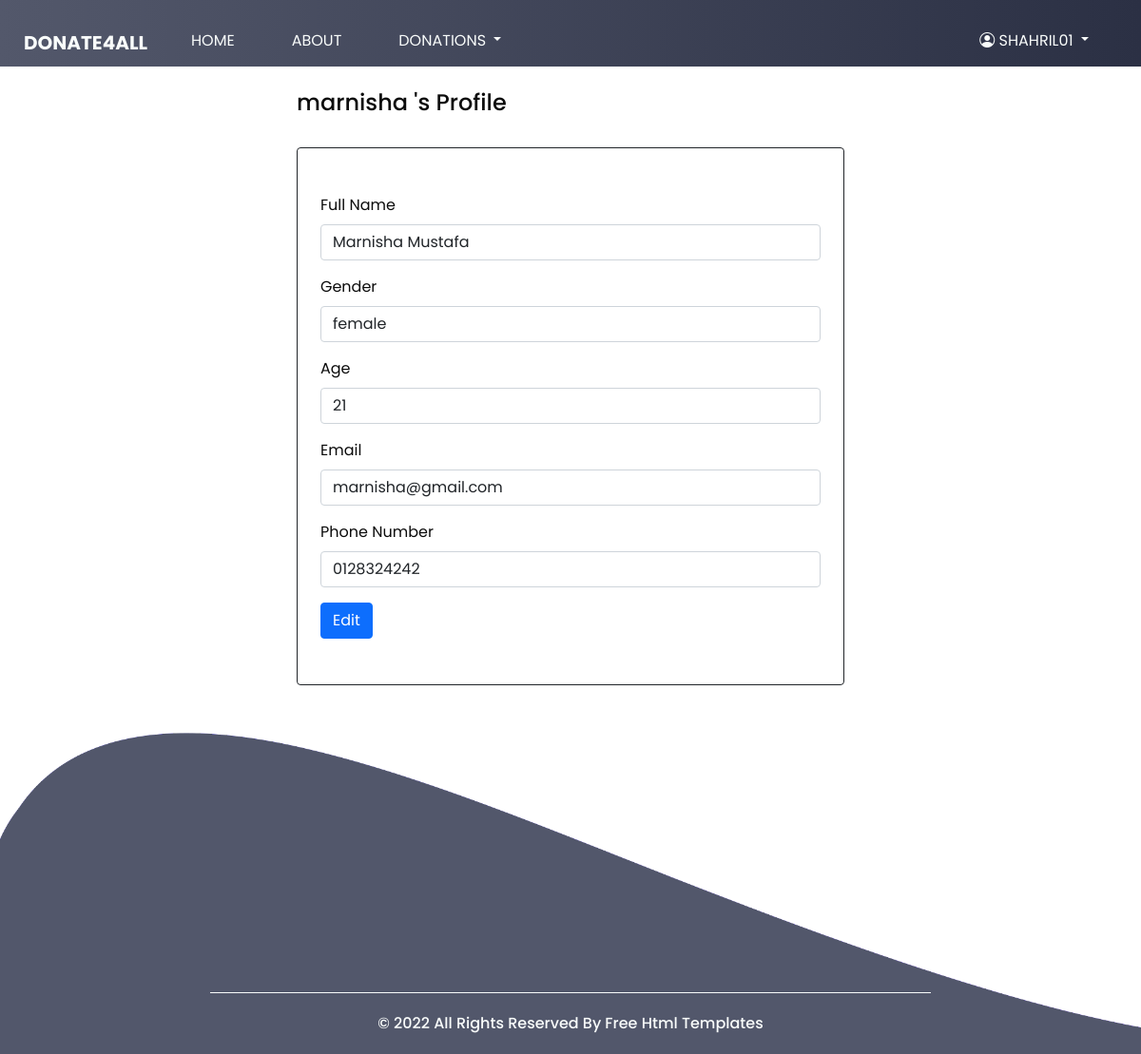
The page /Recipient/editprofile.php (signed in) on the database as committed earlier.
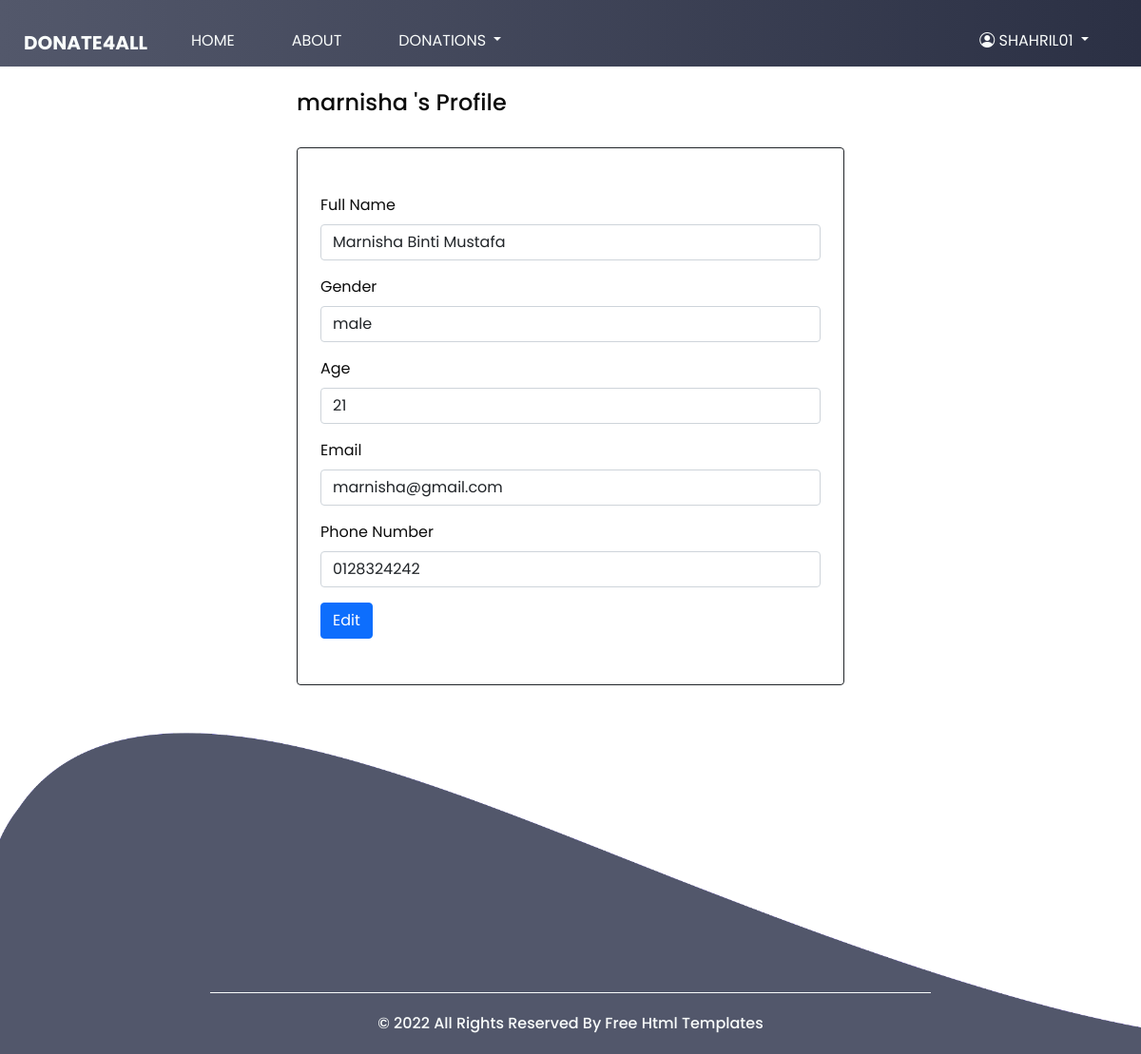
The same page on the database as committed later.
### tables this page shows
CREATE TABLE `recipient` (
  `recipientID` int(11) NOT NULL,
  `Username` varchar(120) NOT NULL,
  `Password` varchar(120) NOT NULL,
  `Name` varchar(100) NOT NULL,
  `Gender` varchar(10) NOT NULL,
  `Age` int(3) NOT NULL,
  `Email` varchar(120) NOT NULL,
  `PhoneNumber` varchar(120) NOT NULL
);

### Recipient/editprofile.php (the view, shortened to what this page needs)
<?php
include('include/config.php');
?>
<!DOCTYPE html>
<html>
<head>
    <link rel="stylesheet" type="text/css" href="https://cdnjs.cloudflare.com/ajax/libs/OwlCarousel2/2.1.3/assets/owl.carousel.min.css" />
    <link rel="stylesheet" type="text/css" href="css/bootstrap.css" />
    <link rel="stylesheet" href="https://cdn.jsdelivr.net/npm/bootstrap@4.0.0/dist/css/bootstrap.min.css" />
    <link rel="stylesheet" href="https://cdn.jsdelivr.net/npm/bootstrap@5.0.2/dist/css/bootstrap.min.css">
    <link rel="stylesheet" href="https://cdn.jsdelivr.net/npm/bootstrap-icons@1.5.0/font/bootstrap-icons.css">
    <link href="css/style.css" rel="stylesheet" />
    <link href="css/responsive.css" rel="stylesheet" />
</head>
<body class="sub_page">
    <div class="hero_area">
        <?php include('include/mainheader.php'); ?>
    </div>
    <br>
    <div class="container-fluid">
            <div class="row justify-content-center">
                <div class="col-lg-6">
                    <div class="profile-content">
                        <div class="request-form">
                            <?php $sql=mysqli_query($con,"select * from recipient where recipientID='".$_SESSION['id']."'");
                            while($data=mysqli_fetch_array($sql)){
                            ?>
                            <h4><?php echo htmlentities($data['Username'])?> 's Profile</h4>
                            <br>
                            <div class="border border-dark rounded mb-5 px-4 py-5">
                                <form name="editprofile" id="editprofile" method="post" enctype="multipart/form-data">
                                    <div class="form-group">
                                        <label>Full Name</label>
                                        <input type="text" class="form-control" name="name"
                                        value="<?php echo htmlentities($data['Name']); ?>" required>
                                    </div>
                                    <div class="form-group">
                                        <label for="gender">Gender</label>
                                        <select name=gender class="form-control" required>
                                            <option value="<?php echo htmlentities($data['Gender']); ?>">
                                            <?php echo htmlentities($data['Gender']); ?>
                                            </option>
                                        </select>
                                    </div>
                                    <div class="form-group">
                                        <label>Age</label>
                                        <input type="text" class="form-control" name="age"
                                        value="<?php echo htmlentities($data['Age']); ?>" required>
                                    </div>
                                    <div class="form-group">
                                        <label>Email</label>
                                        <input type="text" class="form-control" name="email"
                                        value="<?php echo htmlentities($data['Email']); ?>" required>
                                    </div>
                                    <div class="form-group">
                                        <label>Phone Number</label>
                                        <input type="text" class="form-control" name="phonenum"
                                        value="<?php echo htmlentities($data['PhoneNumber']); ?>" required>
                                    </div>
                                    <button type="submit" id="submit" name="submit" class="btn btn-primary btn-flat m-b-30 m-t-30">Edit</button>
                                </form>
                            <?php }?>
                            </div>
                        </div>
                    </div>
                </div>
            </div>
        </div>
        <br>
    <br><br><br><br>
    <div class="footer_bg">
        <section class="container-fluid footer_section">
            <p>
                © 2022 All Rights Reserved By
                <a href="https://html.design/">Free Html Templates</a>
            </p>
        </section>
    </div>
</body>
</html>

Rows that differ between the two databases and show on the page:
changed recipient "marnisha": name "Marnisha Mustafa" → "Marnisha Binti Mustafa"; gender "female" → "male"
